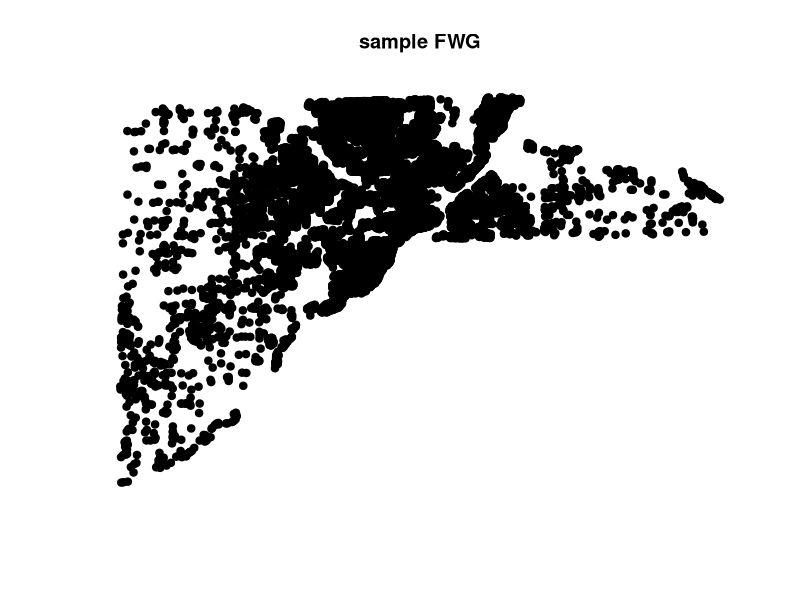
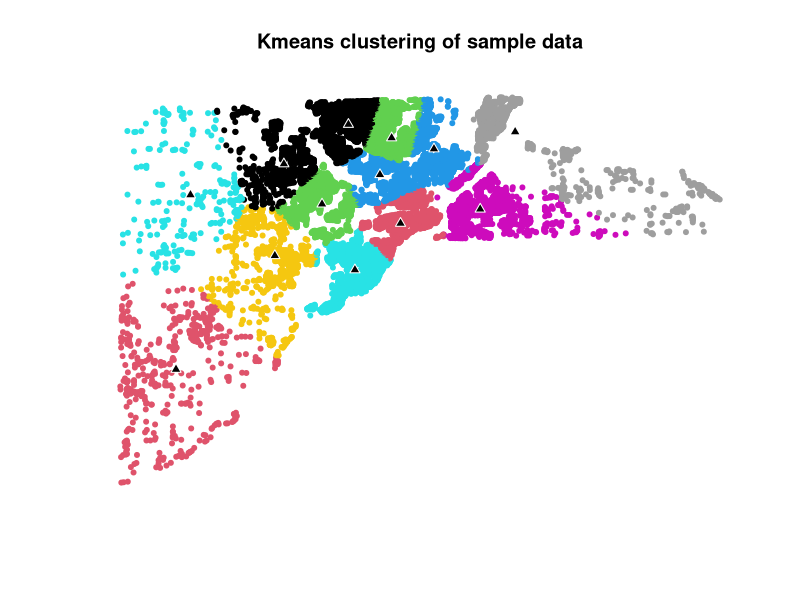
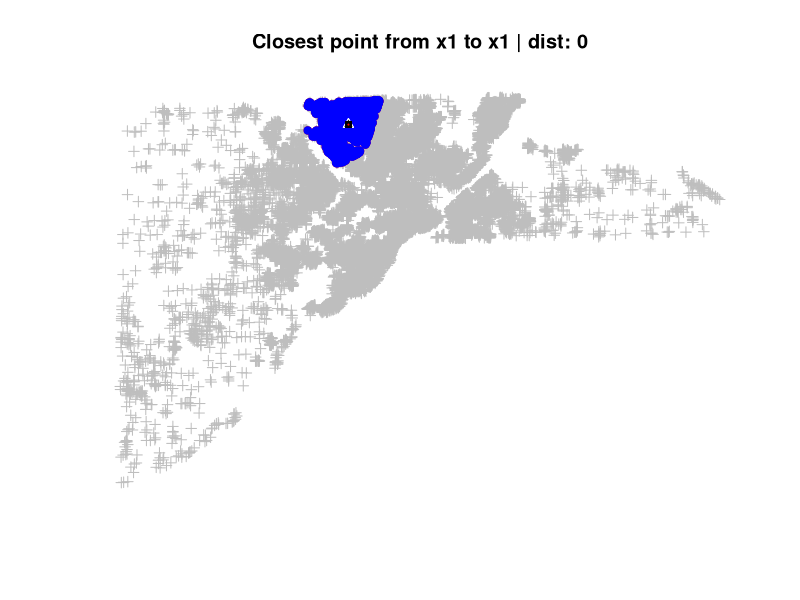
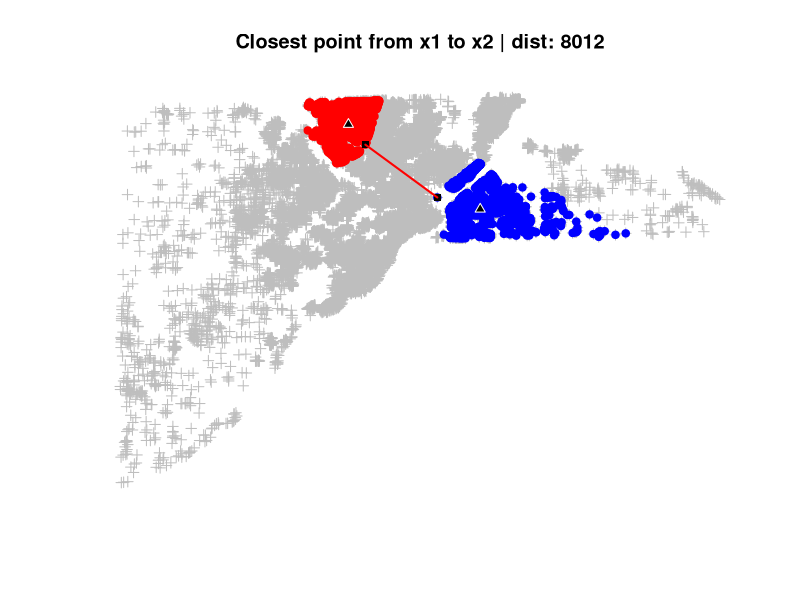
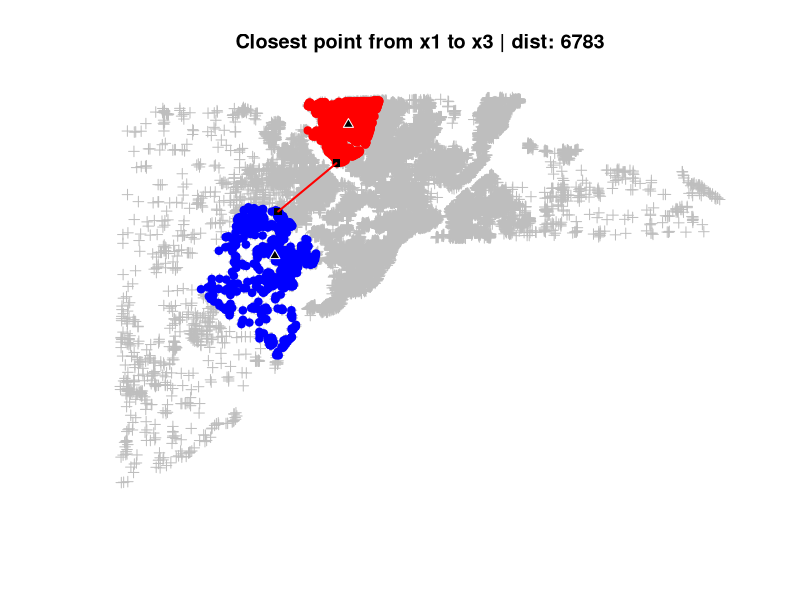
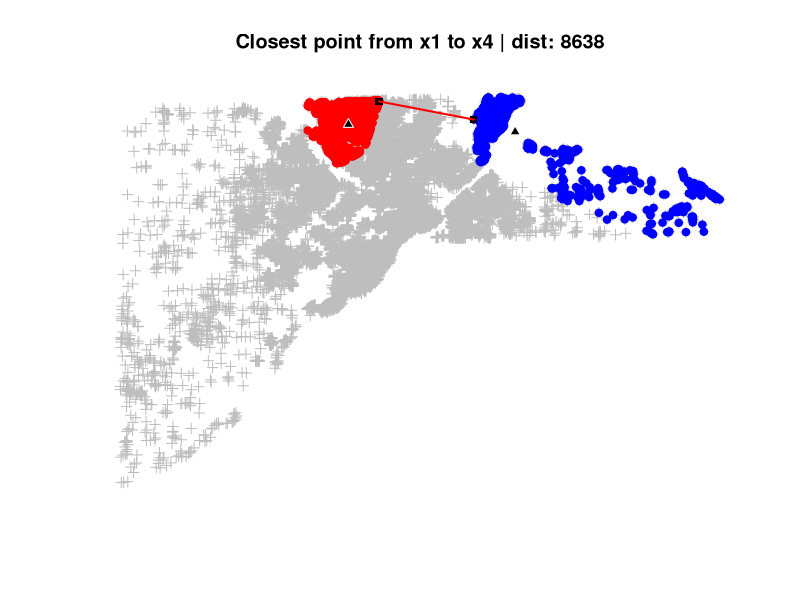
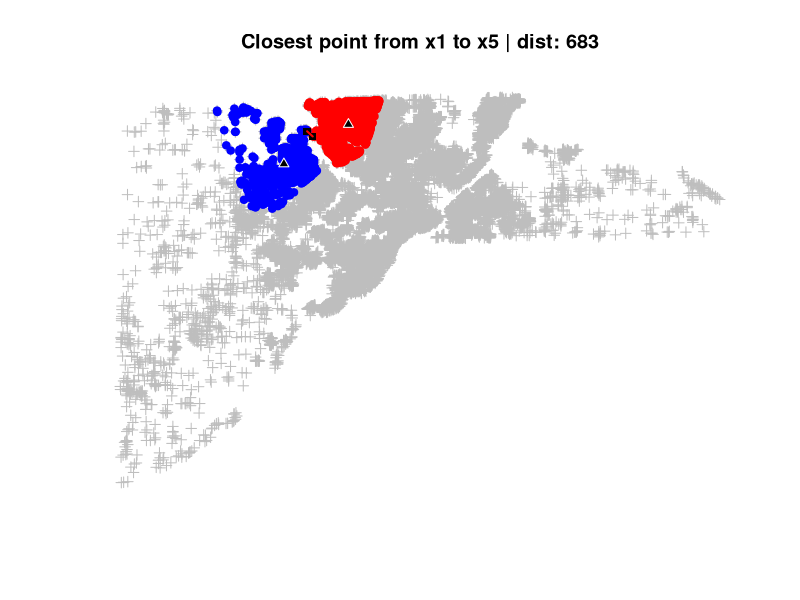
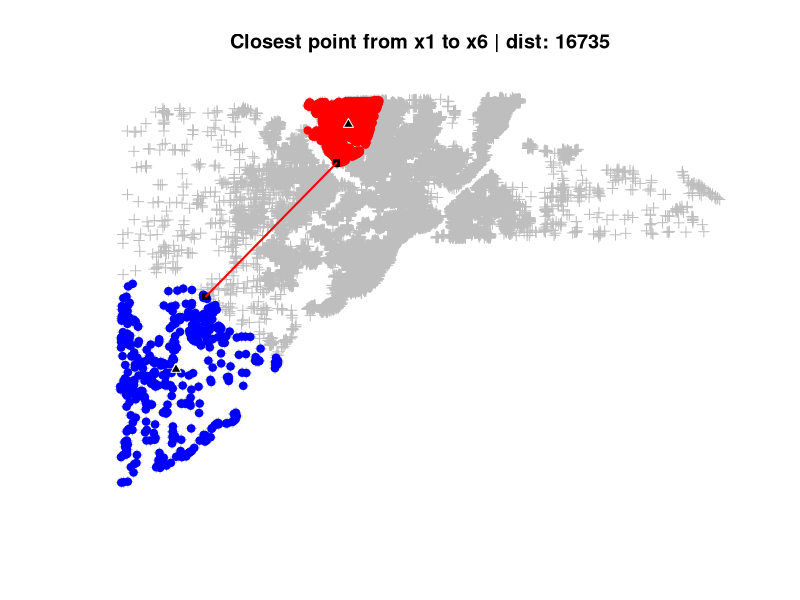

R code for these plots, in order:
## ---- chunk 1
knitr::opts_chunk$set(echo = TRUE)
## ---- chunk 2

# for spatial data
library(sp)
library(raster)

# for sample data built into package
library(spData)


## ---- chunk 3

set.seed(666) # for random number generation


# Data on 25,357 single family homes sold in Lucas County, Ohio, 1993-1998
# we are pretending they are commercial businesses, not houses
data(house)

# create a "FW_dis" column using random numbers from 0:5
# this will simulate the "FW Geography" dataset
house$FW_dis <- runif(nrow(house), 0, 5)

house$idx <- 1:nrow(house)

# drop the built-in columns
house <- house[,which(names(house) %in% c("idx","FW_dis"))]



plot(house, pch = 19, col = "black", main = "sample FWG")


## ---- chunk 4

# FW_kmeans() performs kmeans clustering and calculates FW_gen & FW_dis for each cluster
# @param Bus_pnts - business points w/ assigned FW in the cluster
# @param AD_cap - the capacity of the ADs to be placed
# Returns a named list ("object" type I call a kmeans_result/km_res)
# [1] BUS - the business cluster (spdf)
# [2] AD - cluster centroids representing the AD (spdf), this section contains the data about the cluster
FW_kmeans <- function(Bus_pnts, AD_cap) {
    
    
    # calculate number of ADs needed
    # rounded up, the 1.0 means we are capturing 100% of FW
    cent <- ceiling((sum(Bus_pnts$FW_dis) * 1.0) / AD_cap)
    
    message(paste0(cent, " clusters"))
    
    # Convert to matrix
    mBUS <- as.matrix(Bus_pnts@coords)
    
    # kmeans from stats package
    kmcluster <- kmeans(mBUS, centers = cent, iter.max = 500, nstart = 1)
    
    # Create df to add coords to
    AD <- data.frame(AD_code = paste0("x",1:nrow(kmcluster$centers)))
    coordinates(AD) <- kmcluster$centers
    
    AD@proj4string <- Bus_pnts@proj4string
    
    AD$initial_K <- cent
    AD$AD_cap <- AD_cap
    
    # Add cluster group to each BUS point
    BUS <- "empty"
    BUS <- cbind(Bus_pnts, paste0("x",as.factor(kmcluster$cluster))) 
    colnames(BUS@data)[ncol(BUS@data)] <- c("AD_code")
    
    # calculate FW in each cluster
    AD$FW_gen <- sapply(AD$AD_code, function(x) sum(BUS$FW_gen[BUS$AD_code == x]))
    AD$FW_dis <- sapply(AD$AD_code, function(x) sum(BUS$FW_dis[BUS$AD_code == x]))
    
    ret <- list(AD, BUS)
    names(ret) <- c("AD", "BUS")
    
    
    return(ret)
} #close FW_kmeans()




set.seed(666) # repeatable

# get clusters using FW_kmeans function
## returns a named list containing FW points w/ assigned AD_code (BUS) 
## and their centroids/the AD with information about the cluster (AD)
km_house <- FW_kmeans(house, 5000)


# plot the result
plot(km_house$BUS, col = as.factor(km_house$BUS$AD_code), pch = 20, 
     main = "Kmeans clustering of sample data")
points(km_house$AD, pch = 24, col = "white", bg = "black")

## ---- chunk 5

# plots the closest pair of points from on AD (OG - original) to another (T - target)
# @param OG_code - Default "x1", the AD for for the OG AD (the one finding adjacency for)
# @param T_code - the AD_code for the Target AD.
# @param km_res - a kmeans result. A named list (AD = AD, BUS = BUS)
# returns plots of the closest points
plot_closest_points <- function(OG_code = "x1", T_code, km_res) {
    
    # pull out the BUS points from km_res
    OG_BUS <- km_res$BUS[km_res$BUS$AD_code == OG_code,]
    T_BUS <- km_res$BUS[km_res$BUS$AD_code == T_code,]
    
    # pull out the AD points from km_res
    OG_AD <- km_res$AD[km_res$AD$AD_code == OG_code,]
    T_AD <- km_res$AD[km_res$AD$AD_code == T_code,]
    
    # point distance from OG_BUS to to T_AD
    OG_BUS$pdist <- pointDistance(OG_BUS, T_AD, latlong = T)
    
    # pnt dist from T_BUS to OG_AD
    T_BUS$pdist <- pointDistance(T_BUS, OG_AD, latlong = T)
    
    # pnt distance between the two points closest to opposite AD
    # this is the distance reported in the adjacency matrix
    dist2points <- pointDistance(OG_BUS[OG_BUS$pdist == min(OG_BUS$pdist),],
                                    T_BUS[T_BUS$pdist == min(T_BUS$pdist),])
    
    
    l <- as(rbind(OG_BUS[OG_BUS$pdist == min(OG_BUS$pdist),],
                  T_BUS[T_BUS$pdist == min(T_BUS$pdist),]), "SpatialLines")
    # plot the result
    plot(km_res$BUS, col = "grey",
         main = paste0("Closest point from x1 to ", T_code, " | dist: ", round(dist2points))) # all points
    points(OG_BUS, pch = 19, col = "red") 
    points(T_BUS, pch = 19, col = "blue")  
    points(OG_AD, pch = 24, col = "white", bg = "black") 
    points(T_AD, pch = 24, col = "white", bg = "black")  
    points(OG_BUS[OG_BUS$pdist == min(OG_BUS$pdist),], pch = 15, col = "black")
    points(T_BUS[T_BUS$pdist == min(T_BUS$pdist),],pch = 15, col = "black")
    plot(l, add = TRUE, lwd = 2, col = "red")
}

# lapply over the AD codes to get distance of closest points from x1 to all other ADs
lapply(km_house$AD$AD_code, plot_closest_points, km_res = km_house, OG_code = "x1")

## ---- chunk 6

# calculates the adjacency matrix row for a given AD_code
# @param AD_code - AD to get adjacents for
# @param kmean_res - the ADs and BUSs
# returns a vector, the ordered distance/adjacency matrix for a given AD
getDistMatRow <- function(AD_code, km_res) {
    
    # plots the closest pair of points from on AD (OG - original) to another (T - target)
    # @param OG_code - Default "x1", the AD for for the OG AD (the one finding adjacency for)
    # @param T_code - the AD_code for the Target AD.
    # @param km_res - a kmeans result. A named list (AD = AD, BUS = BUS)
    # returns - the distance between closest BUS points (numeric)
    simpleClosePoints <- function(OG_code, T_code, km_res) {
    
        # get ADs
        OG_AD <- km_res$AD[km_res$AD$AD_code == OG_code,]
        T_AD <- km_res$AD[km_res$AD$AD_code == T_code,]
        
        # get BUS
        OG_BUS <- km_res$BUS[km_res$BUS$AD_code == OG_code,]
        T_BUS <- km_res$BUS[km_res$BUS$AD_code == T_code,]
        
        # point distance from OG_BUS to to T_AD
        OG_BUS$pdist <- pointDistance(OG_BUS, T_AD, lonlat = FALSE)
        
        # pnt dist from T_BUS to OG_AD
        T_BUS$pdist <- pointDistance(T_BUS, OG_AD, lonlat = FALSE)
        
        # closest BUS point to the other AD
        p1 <- OG_BUS[OG_BUS$pdist == min(OG_BUS$pdist, na.rm = TRUE),]
        p <- T_BUS[T_BUS$pdist == min(T_BUS$pdist, na.rm = TRUE),]

        # pnt dist from two closest BUS points
        ret <- pointDistance(p1, p, lonlat = FALSE)
        
        # return the distance between the closest two points
        return(ret)
    } # close simpleClosePoints()
    
    # list of AD codes
    code_list <- as.character(km_res$AD$AD_code)
    
    
    # loop through list of AD codes,
    # find dist from closest BUS points to T_code (the code being updated for)
    # there will be a 0 in this vec. In a dist_mat, this 0 would be the diagonal
    dist_vec <- sapply(code_list, simpleClosePoints, T_code = AD_code, km_res = km_res)
    names(dist_vec) <- code_list
    return(dist_vec)
    
} # close getDistMatRow()

        
# get the sorted dist_mat row for the AD_code we need
sorted <- sort(getDistMatRow("x1", km_house), FALSE)

# remove the 0 from the dist_vec (its been sorted to the front).
# This is the diagonal on a distance matrix and is x1 to x1
sorted <- sorted[2:length(sorted)]

sorted
## ---- chunk 7

par(mfrow = c(1,2), mar = c(3,4,1,1))
    
plot(sorted, pch = 15, col = "black",
     ylab = "distance between closest points",
     main = "Ordered adjacency matrix")

plot(km_house$BUS, pch = 20, col = as.factor(km_house$BUS$AD_code), 
     main = "Map of clusters")
points(km_house$BUS[km_house$BUS$AD_code == "x1",], pch = 20, col = "red")
points(km_house$AD, pch = 24, col = "white", bg = "black")
legend("bottomright", pch = 19, col = "red", legend = c("AD_code x1"))



## ---- chunk 8



# make a df of the distance between each point of the sorted adjacency matrix
diff_df <- data.frame(diff = diff(sorted),
                      node = 2:length(sorted))

# find standard dev of these differences
sd_diff <- sd(diff_df$diff)

# get points above 90% of the standard deviation
diff_df$above_SD <- FALSE
diff_df$above_SD[diff_df$diff >= (sd_diff * 0.9)] <- TRUE

# get the index of the first point above standard dev line
# the points with distances below the cutoff point this will be the adjacents
# ex: cutoff = 7, then first 6 points (based on dist mat) will be adjacents - this is why we subtract one
cutoff <- min(diff_df$node[diff_df$above_SD == TRUE], na.rm = TRUE)
cutoff <- cutoff - 1

# get the AD_codes that will be adjacent
adj_ADs <- names(sorted[1:cutoff])

adj_ADs

## ---- chunk 9

# plot results
par(mfrow = c(1,3), mar = c(3,4,1,1))

## Left
plot(sorted, pch = 15, col = "black",
     ylab = "distance between closest points",
     main = "Ordered adjacency matrix")
points(sorted[1:4], pch = 15, col = "blue")

## middle
plot(diff_df$node, diff_df$diff, pch = 15, col = "black", 
     main = "difference plot", 
     ylab = "difference between sorted adj. mat. distances")
lines(diff_df$node, diff_df$diff)
abline(h = sd_diff, col = "blue")

## right
plot(km_house$BUS, pch = 20, col = "grey", 
     main = "adjacent clusters")
points(km_house$BUS[km_house$BUS$AD_code == "x1",], pch = 20, col = "red")
points(km_house$BUS[km_house$BUS$AD_code %in% adj_ADs,], col = "blue")
points(km_house$AD, pch = 24, col = "white", bg = "black")
legend("bottomright", pch = 19, col = "red", legend = c("AD_code x1"))
